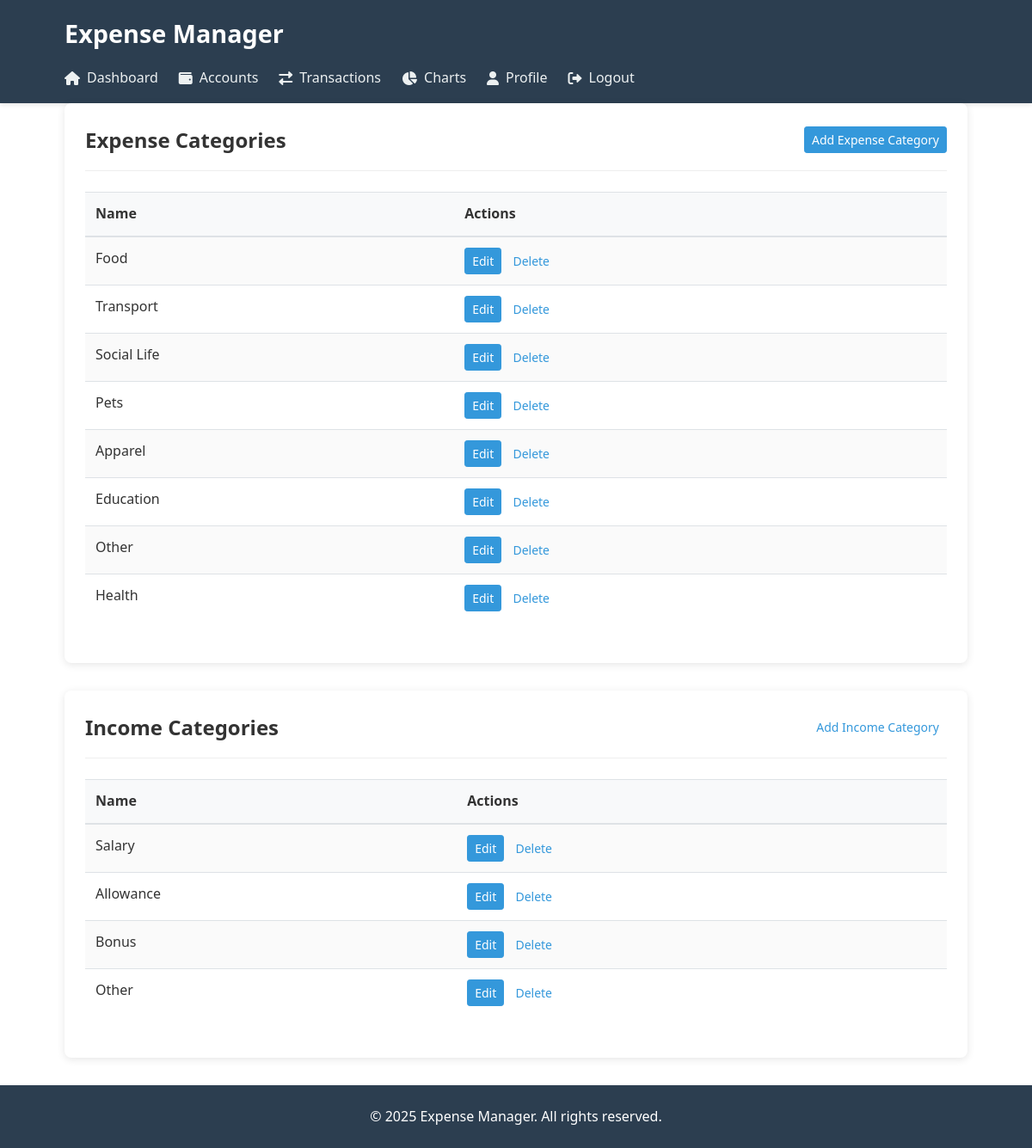
The page /categories/ (signed in) on the database its author committed.
### expenses/models.py (models this page shows, shortened)
class ExpenseCategory(models.Model):
    EXPENSE_CATEGORIES = (
        ('food', 'Food'),
        ('transport', 'Transport'),
        ('social_life', 'Social Life'),
        ('pets', 'Pets'),
        ('apparel', 'Apparel'),
        ('health', 'Health'),
        ('education', 'Education'),
        ('other', 'Other'),
    )
    name = models.CharField(max_length=20, choices=EXPENSE_CATEGORIES, unique=True)
    created_at = models.DateTimeField(auto_now_add=True)
    class Meta:
        verbose_name_plural = "Expense Categories"

class IncomeCategory(models.Model):
    INCOME_CATEGORIES = (
        ('salary', 'Salary'),
        ('allowance', 'Allowance'),
        ('bonus', 'Bonus'),
        ('other', 'Other'),
    )
    name = models.CharField(max_length=20, choices=INCOME_CATEGORIES, unique=True)
    created_at = models.DateTimeField(auto_now_add=True)
    class Meta:
        verbose_name_plural = "Income Categories"

### expenses/views.py (the view)
# urls.py: path('categories/', views.categories_view, name='categories'),
@login_required
def categories_view(request):
    expense_categories = ExpenseCategory.objects.all()
    income_categories = IncomeCategory.objects.all()
    return render(request, 'expenses/categories.html', {
        'expense_categories': expense_categories,
        'income_categories': income_categories
    })

### expenses/templates/expenses/categories.html (shortened to what this page needs)
{% extends 'expenses/base.html' %}
{% block content %}
<div class="row">
    <div class="col-md-6">
        <div class="card">
            <div class="card-header d-flex justify-content-between align-items-center">
                <h3 class="card-title mb-0">Expense Categories</h3>
                <a href="{% url 'add_expense_category' %}" class="btn btn-primary btn-sm">Add Expense Category</a>
            </div>
            <div class="card-body">
                <table class="table">
                    <thead>
                        <tr>
                            <th>Name</th>
                            <th>Actions</th>
                        </tr>
                    </thead>
                    <tbody>
                        {% for category in expense_categories %}
                        <tr>
                            <td>{{ category.get_name_display }}</td>
                            <td>
                                <a href="#" class="btn btn-sm btn-primary">Edit</a>
                                <a href="#" class="btn btn-sm btn-danger">Delete</a>
                            </td>
                        </tr>
                        {% empty %}
                        <tr>
                            <td colspan="2">No expense categories yet.</td>
                        </tr>
                        {% endfor %}
                    </tbody>
                </table>
            </div>
        </div>
    </div>
    <div class="col-md-6">
        <div class="card">
            <div class="card-header d-flex justify-content-between align-items-center">
                <h3 class="card-title mb-0">Income Categories</h3>
                <a href="{% url 'add_income_category' %}" class="btn btn-success btn-sm">Add Income Category</a>
            </div>
            <div class="card-body">
                <table class="table">
                    <thead>
                        <tr>
                            <th>Name</th>
                            <th>Actions</th>
                        </tr>
                    </thead>
                    <tbody>
                        {% for category in income_categories %}
                        <tr>
                            <td>{{ category.get_name_display }}</td>
                            <td>
                                <a href="#" class="btn btn-sm btn-primary">Edit</a>
                                <a href="#" class="btn btn-sm btn-danger">Delete</a>
                            </td>
                        </tr>
                        {% empty %}
                        <tr>
                            <td colspan="2">No income categories yet.</td>
                        </tr>
                        {% endfor %}
                    </tbody>
                </table>
            </div>
        </div>
    </div>
</div>
{% endblock %}

### expenses/templates/expenses/base.html (shortened to what this page needs)
{% load static %}
<!DOCTYPE html>
<html lang="en">
<head>
    <link rel="stylesheet" href="https://cdnjs.cloudflare.com/ajax/libs/font-awesome/6.0.0-beta3/css/all.min.css">
    <link rel="stylesheet" href="{% static 'css/style.css' %}">
</head>
<body>
    <header>
        <div class="container">
            <h1><a href="{% url 'dashboard' %}">Expense Manager</a></h1>
            <nav>
                {% if user.is_authenticated %}
                <a href="{% url 'dashboard' %}"><i class="fas fa-home"></i> Dashboard</a>
                <a href="{% url 'accounts' %}"><i class="fas fa-wallet"></i> Accounts</a>
                <a href="{% url 'transactions' %}"><i class="fas fa-exchange-alt"></i> Transactions</a>
                <a href="{% url 'expense_charts' %}"><i class="fas fa-chart-pie"></i> Charts</a>
                <a href="{% url 'profile' %}"><i class="fas fa-user"></i> Profile</a>
                <a href="{% url 'logout' %}"><i class="fas fa-sign-out-alt"></i> Logout</a>
                {% else %}
                <a href="{% url 'login' %}"><i class="fas fa-sign-in-alt"></i> Login</a>
                <a href="{% url 'register' %}"><i class="fas fa-user-plus"></i> Register</a>
                {% endif %}
            </nav>
        </div>
    </header>
    <main class="container">
        {% block content %}{% endblock %}
    </main>
    <footer>
        <div class="container">
            <p>&copy; 2025 Expense Manager. All rights reserved.</p>
        </div>
    </footer>
</body>
</html>

### expenses/templates/static/css/style.css (style rules this page uses)
:root { --primary-color: #3498db; --secondary-color: #2980b9; --accent-color: #e74c3c; --light-color: #ecf0f1; --dark-color: #2c3e50; --success-color: #2ecc71; --warning-color: #f39c12; --danger-color: #e74c3c; --gray-color: #95a5a6; }
* { margin: 0; padding: 0; box-sizing: border-box; }
body { font-family: 'Segoe UI', Tahoma, Geneva, Verdana, sans-serif; line-height: 1.6; color: #333; background-color: white; }
.container { width: 90%; max-width: 1200px; margin: 0 auto; padding: 0 15px; }
a { text-decoration: none; color: var(--primary-color); }
header { background-color: var(--dark-color); color: white; padding: 1rem 0; box-shadow: 0 2px 5px rgba(0, 0, 0, 0.1); }
header h1 { font-size: 1.8rem; margin-bottom: 1rem; }
header h1 a { color: white; }
header nav { display: flex; gap: 1.5rem; }
header nav a { color: var(--light-color); font-weight: 500; display: flex; align-items: center; gap: 0.5rem; }
main { padding: 2rem 0; min-height: calc(100vh - 150px); }
.btn { display: inline-block; font-weight: 400; text-align: center; white-space: nowrap; vertical-align: middle; user-select: none; border: 1px solid transparent; padding: 0.75rem 1.5rem; font-size: 1rem; line-height: 1.5; border-radius: 0.25rem; transition: all 0.15s ease-in-out; cursor: pointer; }
.btn-primary { color: #fff; background-color: var(--primary-color); border-color: var(--primary-color); }
.card { background: white; border-radius: 0.5rem; box-shadow: 0 2px 10px rgba(0, 0, 0, 0.1); padding: 1.5rem; margin-bottom: 2rem; }
.card-header { padding-bottom: 1rem; margin-bottom: 1.5rem; border-bottom: 1px solid #eee; display: flex; justify-content: space-between; align-items: center; }
.card-title { font-size: 1.5rem; margin: 0; }
.table { width: 100%; border-collapse: collapse; margin-bottom: 1.5rem; }
.table th, .table td { padding: 0.75rem; vertical-align: top; border-top: 1px solid #dee2e6; text-align: left; }
.table thead th { vertical-align: bottom; border-bottom: 2px solid #dee2e6; background-color: #f8f9fa; }
.table tbody tr:nth-of-type(odd) { background-color: rgba(0, 0, 0, 0.02); }
footer { background-color: var(--dark-color); color: white; padding: 1.5rem 0; text-align: center; margin-top: 2rem; }
.btn-sm { padding: 0.25rem 0.5rem; font-size: 0.875rem; line-height: 1.5; border-radius: 0.2rem; }

### rows shown on the page
ExpenseCategory: name "Food"
ExpenseCategory: name "Transport"
ExpenseCategory: name "Social Life"
ExpenseCategory: name "Pets"
ExpenseCategory: name "Apparel"
ExpenseCategory: name "Education"
ExpenseCategory: name "Other"
ExpenseCategory: name "Health"
IncomeCategory: name "Salary"
IncomeCategory: name "Allowance"
IncomeCategory: name "Bonus"
IncomeCategory: name "Other"
